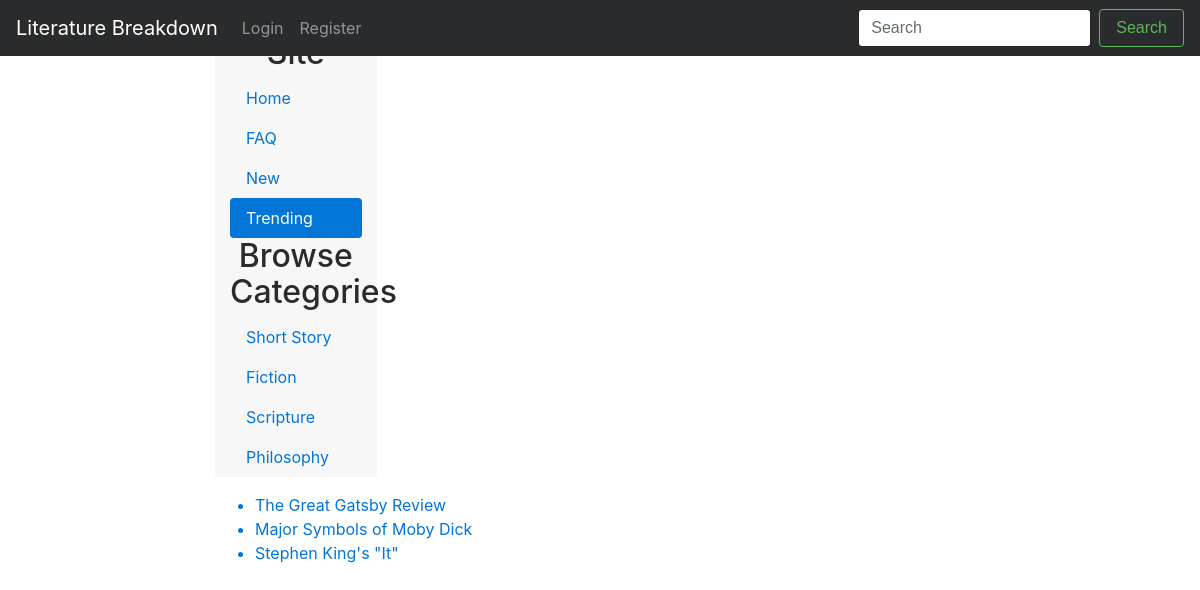
/literaturebreakdown/trending/, run on the app's committed database.
### lit/models.py (models this page shows, shortened)
class Category(models.Model):
    name = models.CharField(max_length=50, unique=False)

class Article(models.Model):
    author = models.ForeignKey(Member)
    date_published = models.CharField(max_length=8, unique=False)
    book = models.CharField(max_length=128, unique=False)
    views = models.IntegerField(default=0)
    title = models.CharField(max_length=128)
    analysis = models.CharField(max_length=2500, unique=False)
    category = models.CharField(max_length=50)
    slug = models.SlugField()
    img = models.ImageField(upload_to='profile_images', blank=True)
    rating = models.FloatField(max_length=5.0, default=0.0)

### lit/views.py (the view)
def trending_articles(request):
    article_list_trending = Article.objects.order_by('-rating')[:5]
    category_list = Category.objects.all()
    context_dict = {'articles_trending' : article_list_trending,
                    'categories': category_list}
    return render(request, 'lit/trending.html', context=context_dict)

### templates/lit/trending.html (shortened to what this page needs)
<!DOCTYPE html>
{% extends 'lit/base.html' %}
{% load staticfiles %}
{% block body_block %}
	<div class="row">
	<div class="col-sm-9 offset-sm-3 col-md-10 offset-md-2 main">
		<nav class="col-sm-3 col-md-2 hidden-xs-down bg-faded sidebar">
		  <ul class="nav nav-pills flex-column">
			<li class="nav-item">
			<h2 style="text-align:center">Browse Site</h2>
			</li>
				<li class="nav-item">
				  <a class="nav-link" href="{% url 'index' %}">Home <span class="sr-only">(current)</span></a>
				</li>
				<li class="nav-item">
				  <a class="nav-link" href="{% url 'faq' %}">FAQ</a>
				</li>
				<li class="nav-item">
				  <a class="nav-link" href="{% url 'new' %}">New</a>
				</li>
				<li class="nav-item">
				  <a class="nav-link active" href="{% url 'trending' %}">Trending</a>
				</li>
			<li class="nav-item">
			<h2 style="text-align:center">Browse Categories</h2>
			</li>
			{% if categories %}
			  {% for c in categories %}
					<li class="nav-item">
					  <a class="nav-link" href="#">{{ c.name }}</a>
					</li>
			   {% endfor %}
			 {% else %}
				  <strong>There are no categories to show.</strong>
			{% endif %}
			  </ul>
			</nav>
		<div class="row marketing">
			<div class="col-lg-6">
				<p>
				{% if articles_trending %}
				<ul>
				{% for article in articles_trending %}
					<a href="{% url 'show_article' article.slug %}">
					<li>{{ article.title }}</li>
					</a>
				{% endfor %}
				</ul>
				{% else %}
				<strong>There are no trending articles to show.</strong>
				{% endif %}
				</p>
			</div>
		</div>
	</div>
	</div>
{% endblock %}

### data on the page
Category: name "Short Story"
Category: name "Fiction"
Category: name "Scripture"
Category: name "Philosophy"
Article: title "The Great Gatsby Review"
Article: title "Major Symbols of Moby Dick"
Article: title "Stephen King's \"It\""
